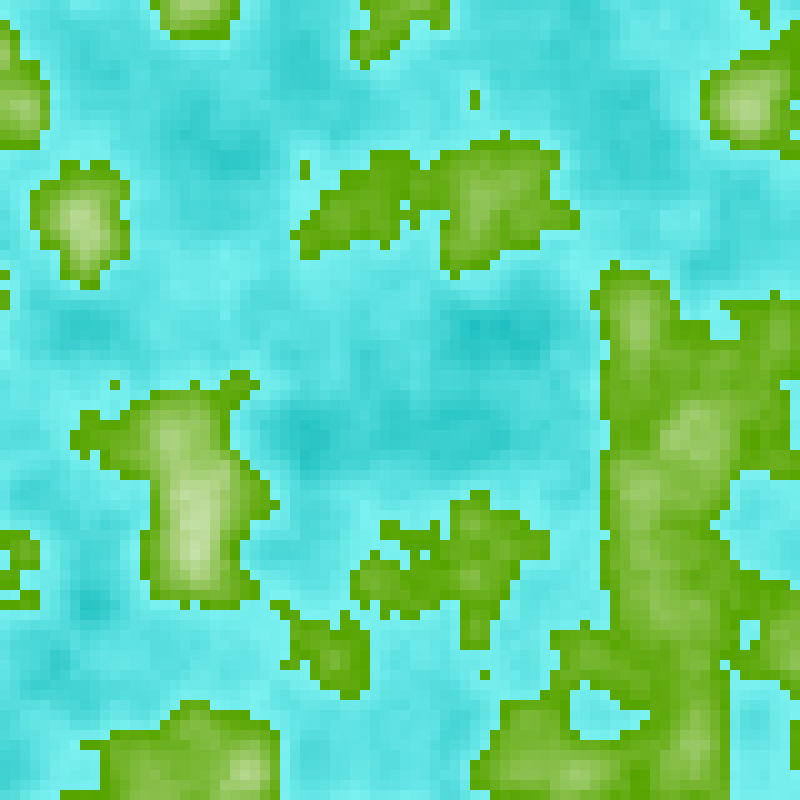
Frame 1 (no input)
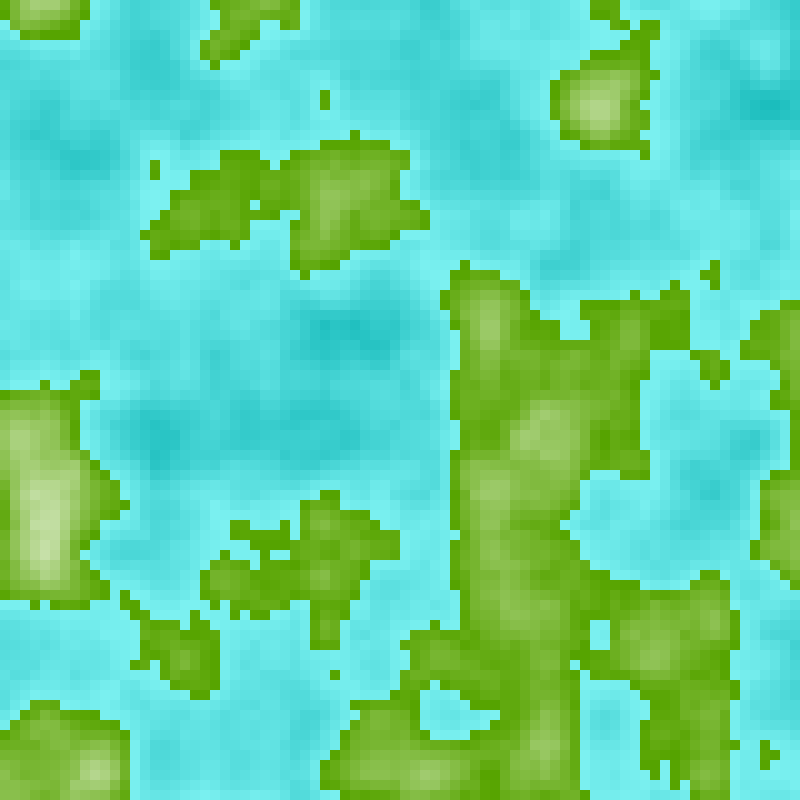
Frame 60 (the mouse pressed at the canvas centre just before this capture)
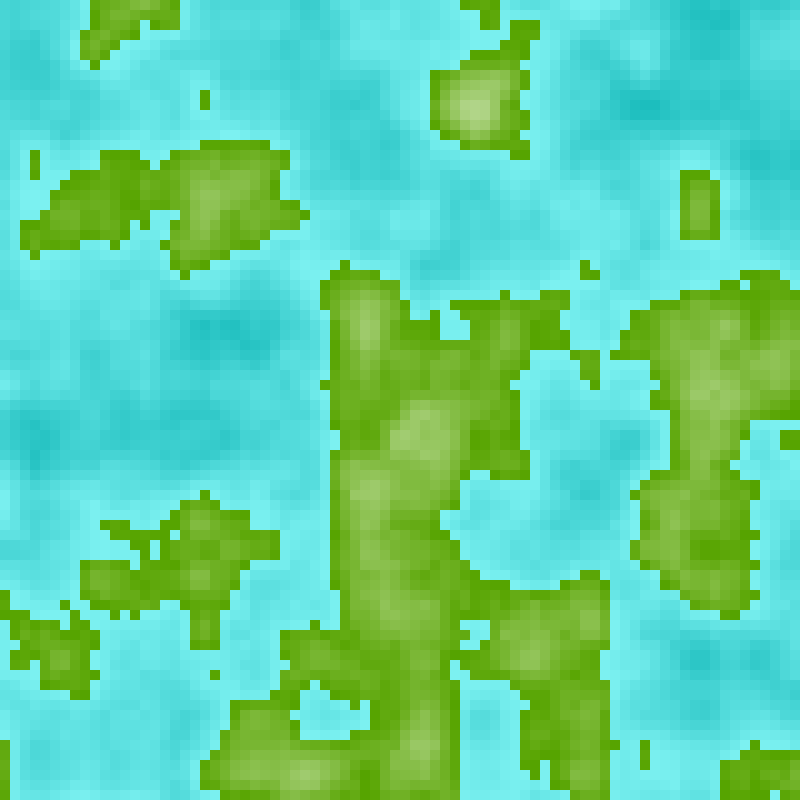
Frame 120 (the mouse held since frame 60 and released just before this capture)

The Processing sketch that drew these frames (run headless with seeded random() and noise(); from frame 60 on, the mouse is pressed at the canvas centre):

// Processing sketch: noise_HW
// ── noise_HW.pde
int cellSize = 10;
color colors[][];
int cols,rows;

void setup(){
  size(800,800);
  
  noStroke();
  
  cols = width/cellSize;
  rows = height/cellSize;
  
  colors= new color[cols][rows];
  
  for(int i = 0; i <cols;i++){
    for(int j = 0; j<rows; j++){
      colors[i][j] = color(0,0,random(100,255));
    }
  }
}  

void draw(){
  float inc=.09;
  float xoff=0.0;
  for(int i = 0; i <cols;i++){
      float yoff =0.0;
      
      xoff += inc;
    for(int j = 0; j<rows; j++){
      //colors[i][j] = color(0,0,random(100,255));
      
      yoff += inc;
      
      float noiseVal = noise(millis()*.001+xoff,yoff);
      if(noiseVal<.7){
      color fillColor = color(map(noiseVal,0,.6,0,150),
        map(noiseVal,0,.6,175,255),
        map(noiseVal,0,.6,175,255));
        colors[i][j]=fillColor;
      }
      if(noiseVal>=.5){
        color fillColor = color(map(noiseVal,0.7,1,153,255),
        map(noiseVal,0.7,1,200,255),
        map(noiseVal,0.7,1,100,255));
        colors[i][j]=fillColor;
      }
      //colors[i][j]=fillColor;
      fill(colors[i][j]);
      rect(i*cellSize,j*cellSize,cellSize,cellSize);
    }
  }
    //for(int i = 0; i <cols;i++){
    //for(int j = 0; j<rows; j++){
    //  fill(colors[i][j]);
    //  rect(i*cellSize,j*cellSize,cellSize,cellSize);
    //}
  //}
}
